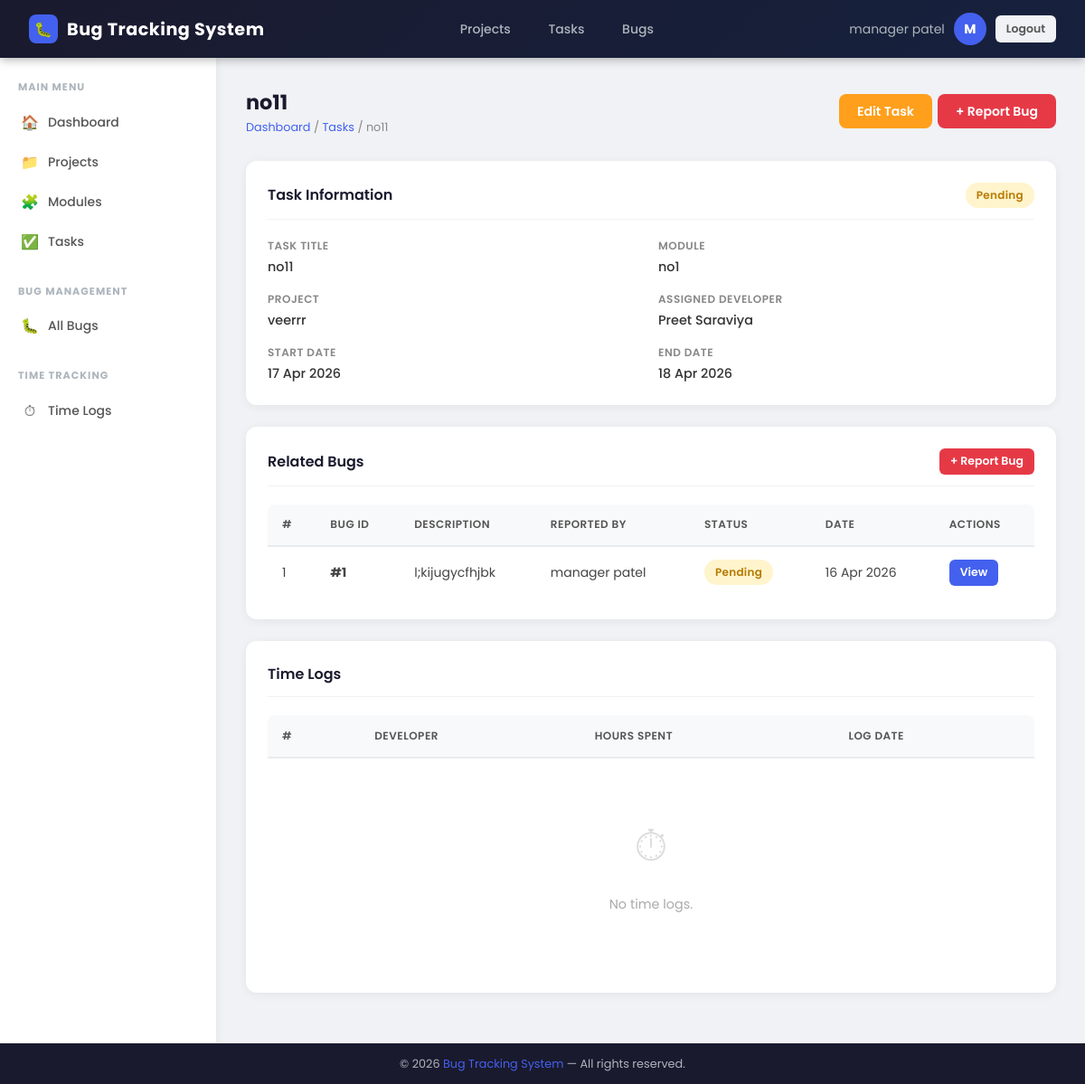
/tasks/1/detail/ (signed in), run on an earlier commit of the app's database.
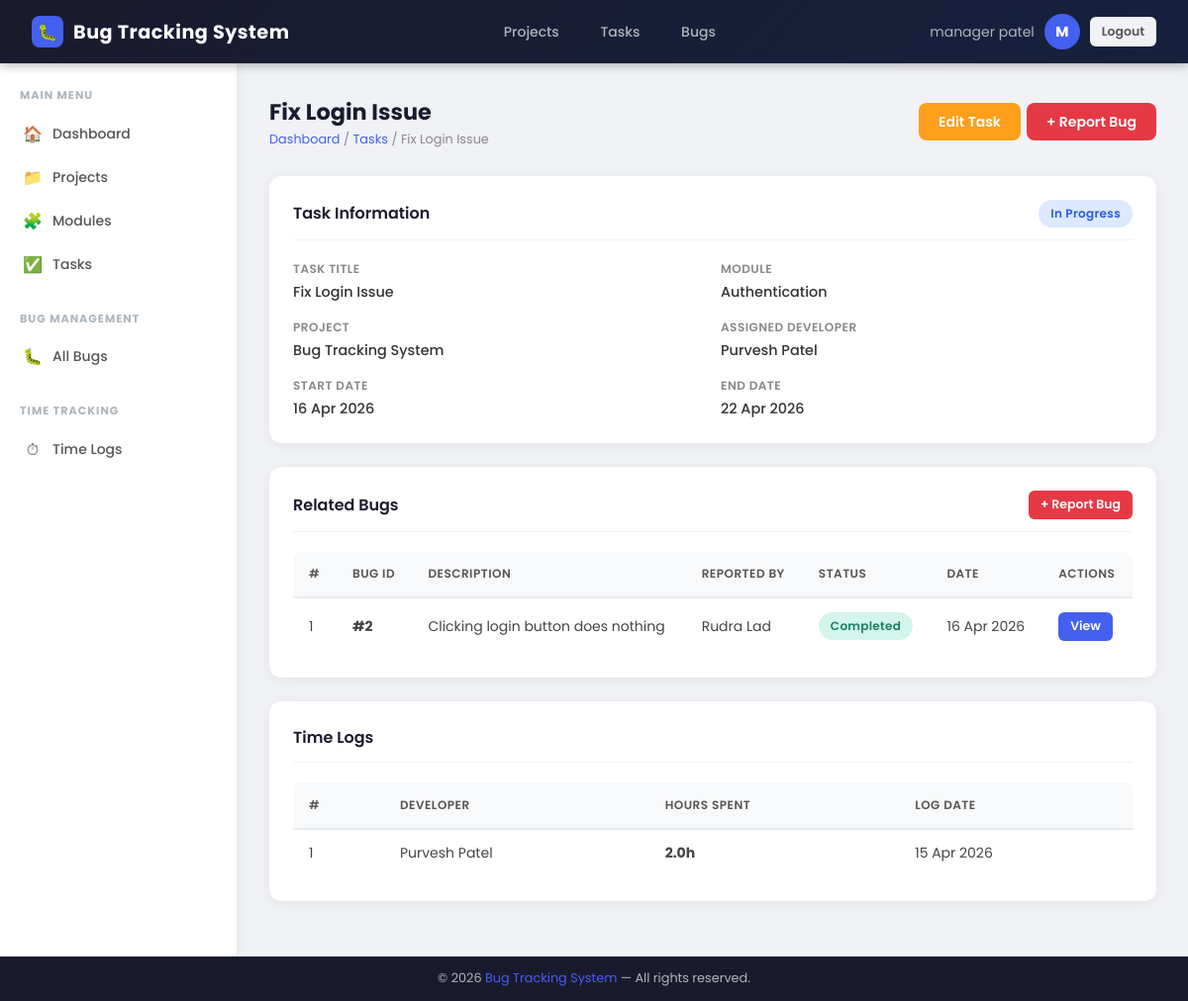
And on a later commit of the database.
### core/models.py (models this page shows, shortened)
class Task(models.Model):
    STATUS_CHOICES = [
        ('Pending', 'Pending'),
        ('In Progress', 'In Progress'),
        ('Completed', 'Completed'),
        ('Rejected', 'Rejected'),
    ]
    module = models.ForeignKey(Module,on_delete=models.CASCADE,related_name='tasks',db_column="module_id")
    title = models.CharField(max_length=200)
    assigned_to = models.ForeignKey(User,on_delete=models.SET_NULL,null=True, blank=True,related_name='assigned_tasks',db_column="assigned_to")
    status = models.CharField(max_length=50, choices=STATUS_CHOICES, default='Pending')
    start_date = models.DateField(null=True, blank=True)
    end_date = models.DateField(null=True, blank=True)
    class Meta:
        db_table = "tasks"

class Module(models.Model):
    project = models.ForeignKey(Project,on_delete=models.CASCADE,related_name='modules',db_column="project_id")
    name = models.CharField(max_length=200)
    class Meta:
        db_table = "modules"

class Project(models.Model):
    name = models.CharField(max_length=200)
    description = models.TextField(null=True, blank=True)
    manager = models.ForeignKey(User,on_delete=models.CASCADE,related_name='managed_projects',db_column="manager_id")
    created_at = models.DateTimeField(auto_now_add=True)
    class Meta:
        db_table = "projects"

class User(AbstractBaseUser,PermissionsMixin):
    class Meta:
        permissions = [
            ('can_staff', 'Can staff'),
        ]
    groups = models.ManyToManyField(
        Group,
        verbose_name=('groups'),
        blank=True,
        help_text=('The groups this user belongs to. A user will get all permissions granted to each of their groups.'),
        related_name="core_user_set",
        related_query_name="core_user",
    )
    user_permissions = models.ManyToManyField(
        Permission,
        verbose_name=('user permissions'),
        blank=True,
        help_text=('Specific permissions for this user.'),
        related_name="core_user_set",
        related_query_name="core_user",
    )
    GENDER_CHOICES = (
        ('male',   'Male'),
        ('female', 'Female'),
    )
    role_choice = (
    ('admin', 'Admin'),
    ('manager', 'Project Manager'),
    ('developer', 'Developer'),
    ('tester', 'Tester'),
    )
    email = models.EmailField(unique=True)
    first_name = models.CharField(max_length=50, null=True, blank=True)
    last_name = models.CharField(max_length=50, null=True, blank=True)
    gender = models.CharField(max_length=10, choices=GENDER_CHOICES, null=True, blank=True)
    phone_number = models.CharField(max_length=15, null=True, blank=True)
    role = models.CharField(max_length=20,choices=role_choice,default='developer')
    is_active = models.BooleanField(default=True)
    is_staff = models.BooleanField(default=False)
    is_admin = models.BooleanField(default=False)
    created_at = models.DateTimeField(auto_now_add=True)
    updated_at = models.DateTimeField(auto_now=True)
    objects = UserManager()
    USERNAME_FIELD = 'email'
    REQUIRED_FIELDS = []
    def get_full_name(self):
        full_name = f"{self.first_name or ''} {self.last_name or ''}".strip()
        return full_name if full_name else self.email

class Bug(models.Model):
    STATUS_CHOICES = [
        ('Pending', 'Pending'),
        ('In Progress', 'In Progress'),
        ('Completed', 'Completed'),
        ('Rejected', 'Rejected'),
    ]
    task = models.ForeignKey(Task,on_delete=models.CASCADE,related_name='bugs',db_column="task_id")
    description = models.TextField()
    reported_by = models.ForeignKey(User,on_delete=models.CASCADE,related_name='reported_bugs',db_column="reported_by")
    assigned_to = models.ForeignKey(User,on_delete=models.SET_NULL,null=True, blank=True,related_name='assigned_bugs',db_column="assigned_to")
    status = models.CharField(max_length=50, choices=STATUS_CHOICES, default='Pending')
    reported_date = models.DateField(auto_now_add=True)
    class Meta:
        db_table = "bugs"

class TimeLog(models.Model):
    task = models.ForeignKey(Task,on_delete=models.CASCADE,related_name='timelogs',db_column="task_id")
    developer = models.ForeignKey(User,on_delete=models.CASCADE,related_name='time_logs',db_column="developer_id")
    hours_spent = models.FloatField()
    date = models.DateField()
    class Meta:
        db_table = "time_logs"

### dashboards/decorators.py (the view)
        def wrapper_func(request, *args, **kwargs):
            if not request.user.is_authenticated:
                return redirect("login")
            if request.user.role in allowed_roles:
                return view_func(request, *args, **kwargs)
            else:
                return render(request, "dashboards/unauthorized.html")

### tasks/views.py (called while the page is built)
@role_required(allowed_roles=['admin', 'manager', 'developer', 'tester'])
def taskDetailView(request, id):
    task = get_object_or_404(Task, id=id)
    bugs = task.bugs.all()
    timelogs = task.timelogs.all()
    return render(request, 'tasks/task_detail.html', {'task': task, 'bugs': bugs, 'timelogs': timelogs})

### templates/tasks/task_detail.html (shortened to what the changed rows need)
{% extends 'core/base.html' %}
{% block content %}
<div class="page-header">
    <div>
        <div class="page-title">{{ task.title }}</div>
        <div class="breadcrumb"><span>Dashboard</span> / <span>Tasks</span> / {{ task.title }}</div>
    </div>
</div>
<div class="card">
    <div class="card-header">
        <div class="card-title">Task Information</div>
        {% if task.status == 'Pending' %}<span class="badge badge-pending">Pending</span>
        {% elif task.status == 'In Progress' %}<span class="badge badge-inprogress">In Progress</span>
        {% elif task.status == 'Completed' %}<span class="badge badge-completed">Completed</span>
        {% else %}<span class="badge badge-rejected">{{ task.status }}</span>{% endif %}
    </div>
    <div class="info-grid">
        <div class="info-item"><div class="info-label">Task Title</div><div class="info-value">{{ task.title }}</div></div>
        <div class="info-item"><div class="info-label">Module</div><div class="info-value">{{ task.module.name }}</div></div>
        <div class="info-item"><div class="info-label">Project</div><div class="info-value">{{ task.module.project.name }}</div></div>
        <div class="info-item"><div class="info-label">Assigned Developer</div><div class="info-value">{{ task.assigned_to.get_full_name|default:"Unassigned" }}</div></div>
        <div class="info-item"><div class="info-label">Start Date</div><div class="info-value">{{ task.start_date|date:"d M Y" }}</div></div>
        <div class="info-item"><div class="info-label">End Date</div><div class="info-value">{{ task.end_date|date:"d M Y" }}</div></div>
    </div>
</div>
<div class="card">
    <div class="table-responsive">
        <table>
            <thead>
                <tr><th>#</th><th>Bug ID</th><th>Description</th><th>Reported By</th><th>Status</th><th>Date</th><th>Actions</th></tr>
            </thead>
            <tbody>
                {% for bug in bugs %}
                <tr>
                    <td>{{ forloop.counter }}</td>
                    <td><strong>#{{ bug.id }}</strong></td>
                    <td>{{ bug.description|truncatechars:50 }}</td>
                    <td>{{ bug.reported_by.get_full_name }}</td>
                    <td>
                        {% if bug.status == 'Pending' %}<span class="badge badge-pending">Pending</span>
                        {% elif bug.status == 'In Progress' %}<span class="badge badge-inprogress">In Progress</span>
                        {% elif bug.status == 'Completed' %}<span class="badge badge-completed">Completed</span>
                        {% else %}<span class="badge badge-rejected">{{ bug.status }}</span>{% endif %}
                    </td>
                    <td>{{ bug.reported_date|date:"d M Y" }}</td>
                    <td>
                        <a href="{% url 'bug_detail' bug.id %}" class="btn btn-primary btn-sm">View</a>
                    </td>
                </tr>
                {% empty %}
                <tr><td colspan="7"><div class="empty-state"><div class="empty-icon">🐛</div><p>No bugs for this task.</p></div></td></tr>
                {% endfor %}
            </tbody>
        </table>
    </div>
</div>
<div class="card">
    <div class="table-responsive">
        <table>
            <thead><tr><th>#</th><th>Developer</th><th>Hours Spent</th><th>Log Date</th></tr></thead>
            <tbody>
                {% for log in timelogs %}
                <tr>
                    <td>{{ forloop.counter }}</td>
                    <td>{{ log.developer.get_full_name }}</td>
                    <td><strong>{{ log.hours_spent }}h</strong></td>
                    <td>{{ log.date|date:"d M Y" }}</td>
                </tr>
                {% empty %}
                <tr><td colspan="4"><div class="empty-state"><div class="empty-icon">⏱</div><p>No time logs.</p></div></td></tr>
                {% endfor %}
            </tbody>
        </table>
    </div>
</div>
{% endblock %}

What changed in the data, as far as the page shows it:
removed Bug: id "1", description "l;kijugycfhjbk", reported_by.get_full_name "manager patel", status "Pending", reported_date "16 Apr 2026"
changed Task: title "no11" → "Fix Login Issue"; status "Pending" → "In Progress" (drawn); module.name "no1" → "Authentication"; module.project.name "veerrr" → "Bug Tracking System"; assigned_to.get_full_name "Preet Saraviya" → "Purvesh Patel"; start_date "17 Apr 2026" → "16 Apr 2026"; end_date "18 Apr 2026" → "22 Apr 2026"
added Bug: id "2", description "Clicking login button does nothing", reported_by.get_full_name "Rudra Lad", status "Completed", reported_date "16 Apr 2026"
added TimeLog: developer.get_full_name "Purvesh Patel", hours_spent "2.0", date "15 Apr 2026"
Also different on the page:
text no longer shown: "Pending ⏱ No time logs."
text now shown: "In Progress"
